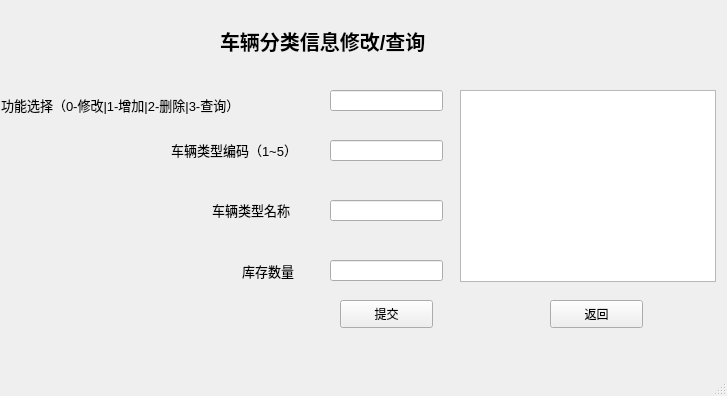
<?xml version="1.0" encoding="UTF-8"?>
<ui version="4.0">
 <class>flchange</class>
 <widget class="QMainWindow" name="flchange">
  <property name="geometry">
   <rect>
    <x>0</x>
    <y>0</y>
    <width>727</width>
    <height>396</height>
   </rect>
  </property>
  <property name="windowTitle">
   <string>MainWindow</string>
  </property>
  <widget class="QWidget" name="centralwidget">
   <widget class="QLabel" name="label">
    <property name="geometry">
     <rect>
      <x>220</x>
      <y>10</y>
      <width>281</width>
      <height>61</height>
     </rect>
    </property>
    <property name="font">
     <font>
      <pointsize>15</pointsize>
      <weight>75</weight>
      <bold>true</bold>
     </font>
    </property>
    <property name="text">
     <string>车辆分类信息修改/查询</string>
    </property>
   </widget>
   <widget class="QLabel" name="label_2">
    <property name="geometry">
     <rect>
      <x>1</x>
      <y>89</y>
      <width>331</width>
      <height>31</height>
     </rect>
    </property>
    <property name="font">
     <font>
      <pointsize>10</pointsize>
     </font>
    </property>
    <property name="text">
     <string>功能选择（0-修改|1-增加|2-删除|3-查询）</string>
    </property>
   </widget>
   <widget class="QLineEdit" name="lineEdit">
    <property name="geometry">
     <rect>
      <x>330</x>
      <y>90</y>
      <width>113</width>
      <height>21</height>
     </rect>
    </property>
   </widget>
   <widget class="QLineEdit" name="lineEdit_2">
    <property name="geometry">
     <rect>
      <x>330</x>
      <y>140</y>
      <width>113</width>
      <height>21</height>
     </rect>
    </property>
   </widget>
   <widget class="QLineEdit" name="lineEdit_3">
    <property name="geometry">
     <rect>
      <x>330</x>
      <y>200</y>
      <width>113</width>
      <height>21</height>
     </rect>
    </property>
   </widget>
   <widget class="QLineEdit" name="lineEdit_4">
    <property name="geometry">
     <rect>
      <x>330</x>
      <y>260</y>
      <width>113</width>
      <height>21</height>
     </rect>
    </property>
   </widget>
   <widget class="QLabel" name="label_3">
    <property name="geometry">
     <rect>
      <x>171</x>
      <y>140</y>
      <width>161</width>
      <height>20</height>
     </rect>
    </property>
    <property name="font">
     <font>
      <pointsize>10</pointsize>
     </font>
    </property>
    <property name="text">
     <string>车辆类型编码（1~5）</string>
    </property>
   </widget>
   <widget class="QLabel" name="label_4">
    <property name="geometry">
     <rect>
      <x>212</x>
      <y>200</y>
      <width>111</width>
      <height>20</height>
     </rect>
    </property>
    <property name="font">
     <font>
      <pointsize>10</pointsize>
     </font>
    </property>
    <property name="text">
     <string>车辆类型名称</string>
    </property>
   </widget>
   <widget class="QLabel" name="label_5">
    <property name="geometry">
     <rect>
      <x>242</x>
      <y>260</y>
      <width>71</width>
      <height>21</height>
     </rect>
    </property>
    <property name="font">
     <font>
      <pointsize>10</pointsize>
     </font>
    </property>
    <property name="text">
     <string>库存数量</string>
    </property>
   </widget>
   <widget class="QPushButton" name="pushButton">
    <property name="geometry">
     <rect>
      <x>340</x>
      <y>300</y>
      <width>93</width>
      <height>28</height>
     </rect>
    </property>
    <property name="text">
     <string>提交</string>
    </property>
   </widget>
   <widget class="QPushButton" name="pushButton_2">
    <property name="geometry">
     <rect>
      <x>550</x>
      <y>300</y>
      <width>93</width>
      <height>28</height>
     </rect>
    </property>
    <property name="text">
     <string>返回</string>
    </property>
   </widget>
   <widget class="QTextBrowser" name="textBrowser">
    <property name="geometry">
     <rect>
      <x>460</x>
      <y>90</y>
      <width>256</width>
      <height>192</height>
     </rect>
    </property>
   </widget>
  </widget>
  <widget class="QMenuBar" name="menubar">
   <property name="geometry">
    <rect>
     <x>0</x>
     <y>0</y>
     <width>727</width>
     <height>26</height>
    </rect>
   </property>
  </widget>
  <widget class="QStatusBar" name="statusbar"/>
 </widget>
 <resources/>
 <connections/>
</ui>
